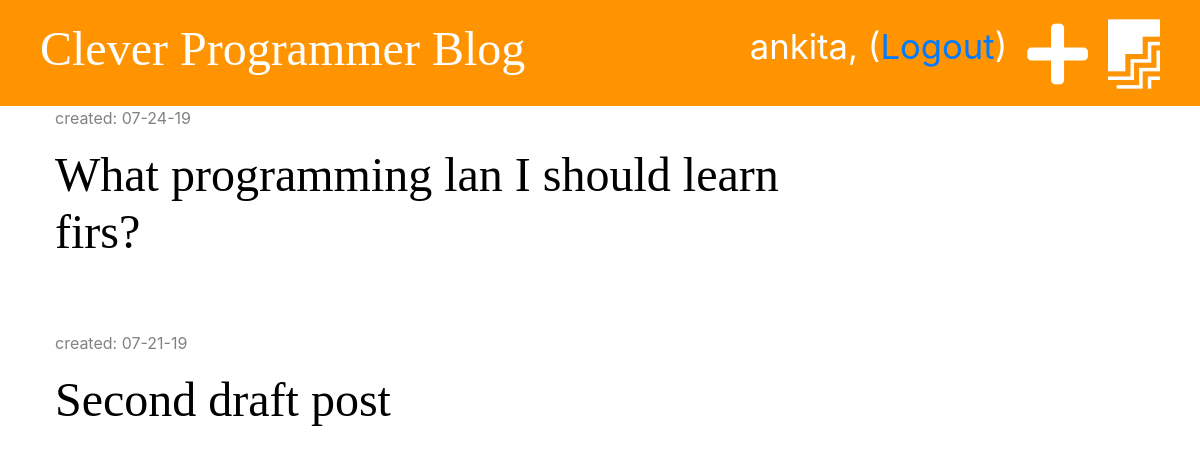
Page /drafts/ (signed in) on the committed database.
### blog/models.py (models this page shows, shortened)
class Post(models.Model):
    author = models.ForeignKey('auth.User', on_delete = models.CASCADE)
    title = models.CharField(max_length = 200)
    text = models.TextField()
    created_date = models.DateTimeField(default = timezone.now)
    published_date = models.DateTimeField(blank=True, null=True)

### blog/views.py (the view)
# urls.py: path('drafts/', views.post_draft_list, name="post_draft_list"),
@login_required
def post_draft_list(request):
    posts = Post.objects.filter(published_date__isnull = True).order_by('-created_date')
    stuff_for_frontend = {'posts': posts}
    return render(request, 'blog/post_draft_list.html', stuff_for_frontend)

### blog/templatetags/markdownify.py (called while the page is built)
@register.filter
def markdown(value):
    renderer = HighlightRenderer()
    markdown = mistune.Markdown(renderer=renderer)
    return markdown(value)

### blog/templates/blog/post_draft_list.html (shortened to what this page needs)
{% extends 'blog/base.html' %}
{% load markdownify %}
{% block content %}
  {% for post in posts %}
    <div class="post">
      <p class="date">created: {{ post.created_date|date:'m-d-y' }}</p>
      <h1><a href="{% url 'post_detail' pk=post.pk %}">{{ post.title }}</a></h1>
    </div>
  {% endfor %}
{% endblock %}

### blog/templates/blog/base.html (shortened to what this page needs)
{% load staticfiles %}
<!doctype html>
<html lang="en">
<head>
    <link rel="stylesheet" href="https://stackpath.bootstrapcdn.com/bootstrap/4.3.1/css/bootstrap.min.css">
    <link rel="stylesheet" href="{% static 'css/blog.css' %}">
    <link rel="stylesheet" href="https://use.fontawesome.com/releases/v5.6.3/css/all.css">
    <link rel="stylesheet" href="{% static 'css/zenburn.css' %}">
</head>
<body>
  <div class="page-header">
      {% if user.is_authenticated %}
        <a href="{% url 'post_draft_list' %}" class="top-menu"><i class="fab fa-firstdraft fa-2x"></i></a>
        <a href="{% url 'post_new' %}" class="top-menu"><i class="fas fa-plus fa-2x"></i></a>
        <p class="top-menu">{{ user.username }}, (<a href="{% url 'logout' %}">Logout</a>)</p>
      {% else %}
        <a href="{% url 'login' %}" class="top-menu"><i class="fas fa-sign-in-alt fa-2x"></i></a>
      {% endif %}
      <h1><a href="{% url "post_list" %}">Clever Programmer Blog</a></h1>
  </div>
  <div class="content container">
    <div class="row">
      <div class="col-md-8">
          {% block content %}
          {% endblock %}
      </div>
    </div>
  </div>
</body>
</html>

### blog/static/css/blog.css (style rules this page uses)
.page-header { background-color: #ff9400; margin-top: 0; padding: 20px 20px 20px 40px; }
.page-header h1, .page-header h1 a { color: #ffffff; font-size: 36pt; text-decoration: none; }
.content { margin-left: 40px; }
h1, h2, h3, h4 { font-family: 'Tangerine', 'Inconsolata', 'Droid Sans', serif; font-size: 48px; }
.date { color: #828282; }
.post { margin-bottom: 70px; }
.post h1 a { color: #000000; }
.top-menu, .top-menu:hover { color: #ffffff; float: right; font-size: 26pt; margin-right: 20px; }

### rows in the picture
Post: created_date "07-24-19", title "What programming lan I should learn firs?"
Post: created_date "07-21-19", title "Second draft post"

### other values in the picture
{{ user.username }} "ankita"
